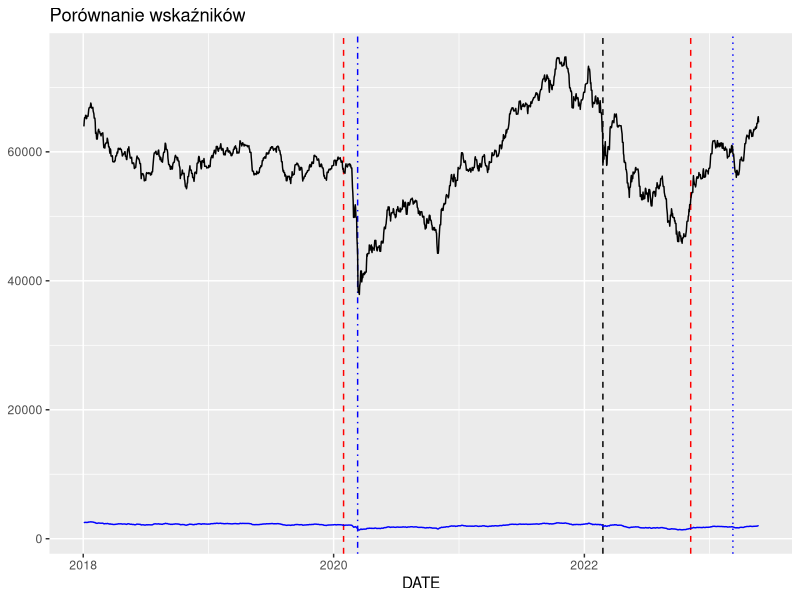
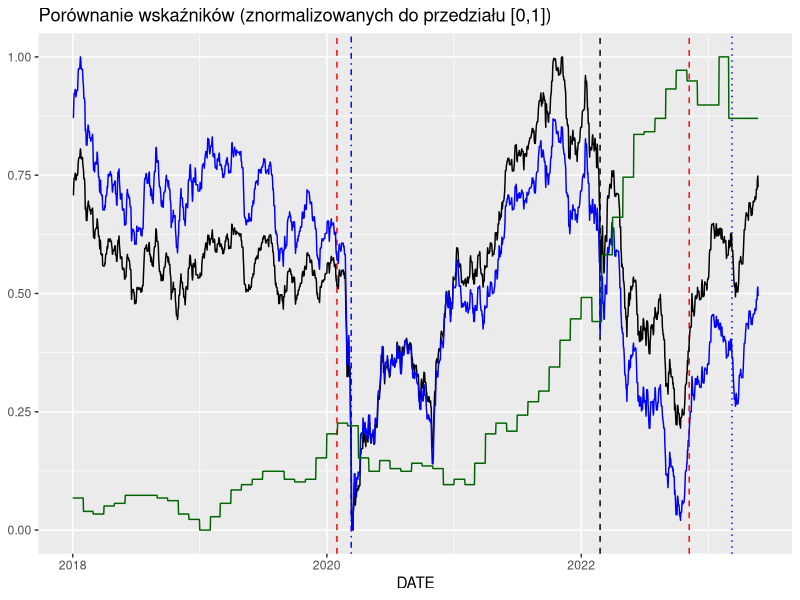

Generate these figures, in order, with R:
library(dplyr)
library(tidyr)
library(readxl)
library(openxlsx)
library(ggplot2)

df_all_slim <-
  read_excel("data/prepared/df_all_slim.xlsx") %>%
  mutate(DATE = as.Date(DATE))

# sprawdzmy korelacje - metoda Pearsona (moze byc mylaca jezeli wartosci indeksow sa na roznych skalach)
df_corr_pearson <-
  df_all_slim %>%
  # "odwybierzmy" kolumne dat
  select(!DATE) %>%
  # usunmy puste wartosci
  drop_na() %>%
  cor(method = "pearson")

# sprawdzmy korelacje - metoda Spearmana (metoda rang, tj. sprawdza czy wystepuja podobne wzrosty i spadki)
df_corr_spearman <-
  df_all_slim %>%
  # "odwybierzmy" kolumne dat
  select(!DATE) %>%
  # usunmy puste wartosci
  drop_na() %>%
  cor(method = "spearman")

# porownanie wizualne
colnames(df_all_slim)
# [1] "DATE"                     "^BTC"                     "^ETH"
# [4] "^WIG"                     "^WIG20"                   "^DAX"
# [7] "^CAC"                     "^UKX"                     "^SPX"
# [10] "^HEX"                     "^UX"                      "^RTS"
# [13] "^XU100"                   "^SHC"                     "intrate_Poland"
# [16] "intrate_Germany"          "intrate_France"           "intrate_United Kingdom"
# [19] "intrate_United States"    "intrate_Finland"          "intrate_Russia"
# [22] "inflation_Poland"         "inflation_Germany"        "inflation_France"
# [25] "inflation_United Kingdom" "inflation_United States"  "inflation_Finland"
# [28] "inflation_Russia"         "inflation_Türkiye"

ggplot(df_all_slim, aes(x = DATE)) +
  # The World Health Organization declared the COVID-19 outbreak
  geom_vline(
    xintercept = as.numeric(as.Date("2020-01-30")),
    color = "red",
    linetype = "dashed"
  ) +
  # The World Health Organization declared the COVID-19 to be pandemic
  geom_vline(
    xintercept = as.numeric(as.Date("2020-03-11")),
    color = "blue",
    linetype = "dotdash"
  ) +
  # Russian aggression against Ukraine
  geom_vline(
    xintercept = as.numeric(as.Date("2022-02-24")),
    color = "black",
    linetype = "dashed"
  ) +
  # Bankruptcy of FTX
  geom_vline(
    xintercept = as.numeric(as.Date("2022-11-07")),
    color = "red",
    linetype = "dashed"
  ) +
  # Colapse of Silicon Valley Bank
  geom_vline(
    xintercept = as.numeric(as.Date("2023-03-10")),
    color = "blue",
    linetype = "dotted"
  ) +
  labs(title = "Porównanie wskaźników",
       x = "DATE",
       y = NULL) +
  geom_line(aes(y = `^WIG`), color = "black") +
  geom_line(aes(y = `^WIG20`), color = "blue") # PROBLEM SKAL

# znormalizujmy przed porownaniem - chatGPT
min_max <- function(x) {
  return((x - min(x, na.rm = TRUE)) /
           (max(x, na.rm = TRUE) - min(x, na.rm = TRUE)))
}

df_all_slim_norm <-
  df_all_slim %>%
  mutate_if(is.numeric, min_max)

ggplot(df_all_slim_norm, aes(x = DATE)) +
  # The World Health Organization declared the COVID-19 outbreak
  geom_vline(
    xintercept = as.numeric(as.Date("2020-01-30")),
    color = "red",
    linetype = "dashed"
  ) +
  # The World Health Organization declared the COVID-19 to be pandemic
  geom_vline(
    xintercept = as.numeric(as.Date("2020-03-11")),
    color = "blue",
    linetype = "dotdash"
  ) +
  # Russian aggression against Ukraine
  geom_vline(
    xintercept = as.numeric(as.Date("2022-02-24")),
    color = "black",
    linetype = "dashed"
  ) +
  # Bankruptcy of FTX
  geom_vline(
    xintercept = as.numeric(as.Date("2022-11-07")),
    color = "red",
    linetype = "dashed"
  ) +
  # Colapse of Silicon Valley Bank
  geom_vline(
    xintercept = as.numeric(as.Date("2023-03-10")),
    color = "blue",
    linetype = "dotted"
  ) +
  labs(title = "Porównanie wskaźników (znormalizowanych do przedziału [0,1])",
       x = "DATE",
       y = NULL) +
  geom_line(aes(y = `^WIG`), color = "black") +
  geom_line(aes(y = `^WIG20`), color = "blue") +
  geom_line(aes(y = inflation_Poland), color = "dark green")

# zapis do pliku
write.xlsx(
  x = df_all_slim_norm,
  file = "./data/prepared/df_all_slim_norm.xlsx",
  overwrite = TRUE,
  rowNames = FALSE
)